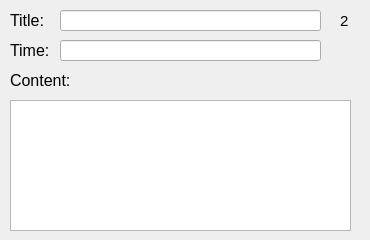
      <widget class="QWidget" name="Page2">
       <widget class="QLabel" name="label_4">
        <property name="geometry">
         <rect>
          <x>10</x>
          <y>10</y>
          <width>41</width>
          <height>21</height>
         </rect>
        </property>
        <property name="font">
         <font>
          <pointsize>12</pointsize>
         </font>
        </property>
        <property name="text">
         <string>Title:</string>
        </property>
       </widget>
       <widget class="QLabel" name="label_5">
        <property name="geometry">
         <rect>
          <x>10</x>
          <y>40</y>
          <width>41</width>
          <height>21</height>
         </rect>
        </property>
        <property name="font">
         <font>
          <pointsize>12</pointsize>
         </font>
        </property>
        <property name="text">
         <string>Time:</string>
        </property>
       </widget>
       <widget class="QLineEdit" name="title_2">
        <property name="geometry">
         <rect>
          <x>60</x>
          <y>10</y>
          <width>261</width>
          <height>21</height>
         </rect>
        </property>
        <property name="readOnly">
         <bool>true</bool>
        </property>
       </widget>
       <widget class="QLineEdit" name="time_2">
        <property name="geometry">
         <rect>
          <x>60</x>
          <y>40</y>
          <width>261</width>
          <height>21</height>
         </rect>
        </property>
        <property name="readOnly">
         <bool>true</bool>
        </property>
       </widget>
       <widget class="QLabel" name="label_6">
        <property name="geometry">
         <rect>
          <x>10</x>
          <y>70</y>
          <width>71</width>
          <height>21</height>
         </rect>
        </property>
        <property name="font">
         <font>
          <pointsize>12</pointsize>
         </font>
        </property>
        <property name="text">
         <string>Content:</string>
        </property>
       </widget>
       <widget class="QLabel" name="label_32">
        <property name="geometry">
         <rect>
          <x>340</x>
          <y>10</y>
          <width>21</width>
          <height>21</height>
         </rect>
        </property>
        <property name="font">
         <font>
          <pointsize>11</pointsize>
         </font>
        </property>
        <property name="layoutDirection">
         <enum>Qt::LeftToRight</enum>
        </property>
        <property name="frameShape">
         <enum>QFrame::NoFrame</enum>
        </property>
        <property name="text">
         <string>2</string>
        </property>
       </widget>
       <widget class="QPlainTextEdit" name="plainTextEdit_2">
        <property name="geometry">
         <rect>
          <x>10</x>
          <y>100</y>
          <width>341</width>
          <height>131</height>
         </rect>
        </property>
        <property name="readOnly">
         <bool>true</bool>
        </property>
       </widget>
      </widget>
